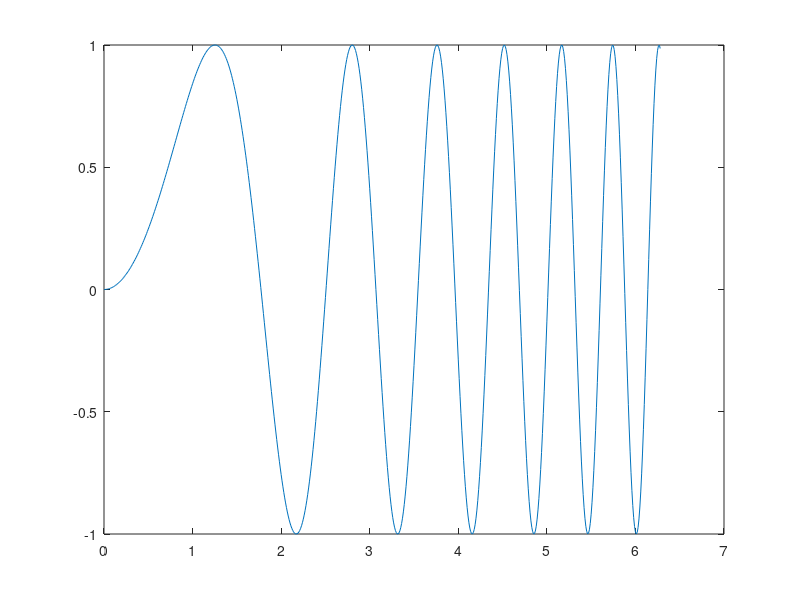

The MATLAB script that drew this image:
% Assignment1.m
%
% A sample matlab script (or m-file) that 
% plots a funciton 
%
%
x = 0:.01:2.0*pi;
y = sin(x.*x);
plot(x,y);